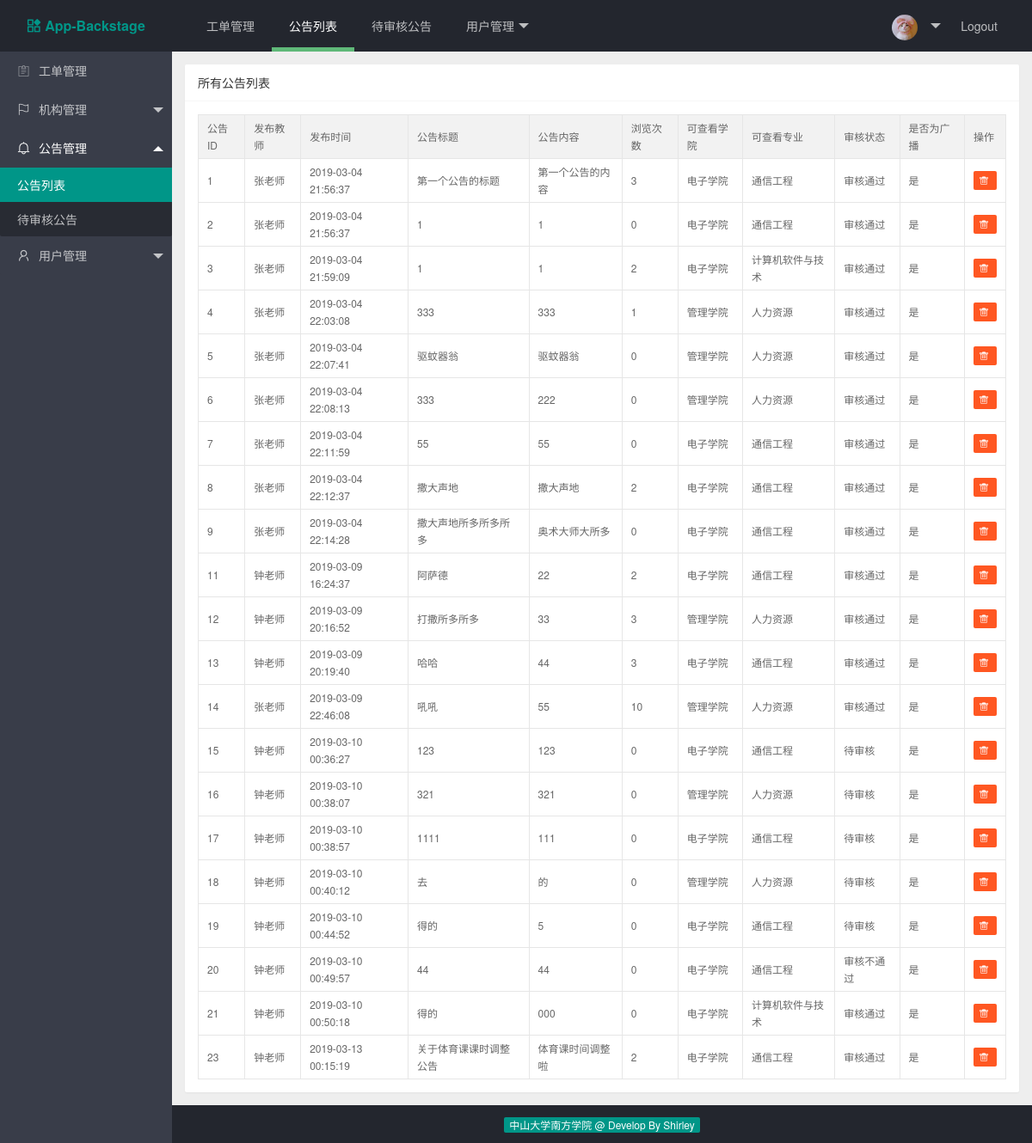
The page /index.php/web/nt_mgt/notice_list on the database its author committed.
### tables this page shows
CREATE TABLE IF NOT EXISTS `notice_tb` (
  `notice_id` int(11) NOT NULL AUTO_INCREMENT COMMENT '公告ID',
  `notice_tea_id` int(11) NOT NULL COMMENT '发布公告教师的ID',
  `notice_time` datetime NOT NULL COMMENT '发布公告的时间',
  `notice_title` varchar(200) NOT NULL DEFAULT '0' COMMENT '公告标题',
  `notice_content` text NOT NULL COMMENT '公告内容',
  `notice_read_times` int(11) NOT NULL DEFAULT '0' COMMENT '公告被浏览次数',
  `college_id` int(11) NOT NULL COMMENT '可查看的学院ID',
  `major_id` int(11) NOT NULL COMMENT '可查看的专业ID',
  `notice_pass_review` int(11) NOT NULL COMMENT '是否通过审核',
  `notice_is_all` int(11) DEFAULT NULL COMMENT '是否发送至全校',
  PRIMARY KEY (`notice_id`)
);

CREATE TABLE IF NOT EXISTS `tea_user_tb` (
  `tea_id` bigint(20) NOT NULL AUTO_INCREMENT COMMENT '教师用户ID',
  `role_id` int(11) NOT NULL DEFAULT '0' COMMENT '角色ID',
  `tea_account` varchar(50) NOT NULL DEFAULT '0' COMMENT '工号，为登录账号',
  `tea_password` varchar(50) NOT NULL DEFAULT '0' COMMENT '登录密码',
  `tea_name` varchar(50) NOT NULL DEFAULT '0' COMMENT '教师姓名',
  `tea_spell` varchar(50) NOT NULL DEFAULT '0' COMMENT '姓名拼音',
  `tea_sex` varchar(50) NOT NULL DEFAULT '0' COMMENT '教师性别',
  `college_id` int(11) DEFAULT NULL COMMENT '学院ID',
  `major_id` int(11) DEFAULT NULL COMMENT '专业ID',
  `tea_phone` varchar(50) DEFAULT NULL COMMENT '电话',
  `tea_course` varchar(200) DEFAULT NULL COMMENT '所有教授课程，以逗号分隔',
  `tea_isInstructor` int(2) DEFAULT NULL COMMENT '是否为辅导员',
  PRIMARY KEY (`tea_id`)
);

CREATE TABLE IF NOT EXISTS `college_info_tb` (
  `college_id` int(11) NOT NULL AUTO_INCREMENT COMMENT '学院id',
  `college_name` varchar(200) NOT NULL COMMENT '学院名称',
  `college_icon` varchar(100) NOT NULL COMMENT '学院图标',
  `college_address` varchar(300) NOT NULL COMMENT '学院地址',
  `college_introduction` varchar(500) NOT NULL COMMENT '学院简介',
  PRIMARY KEY (`college_id`)
);

CREATE TABLE IF NOT EXISTS `major_info_tb` (
  `major_id` int(11) NOT NULL AUTO_INCREMENT COMMENT '专业id',
  `college_id` int(11) NOT NULL COMMENT '所属学院id',
  `major_name` varchar(50) NOT NULL COMMENT '专业名称',
  `major_introduction` varchar(300) NOT NULL COMMENT '专业简介',
  PRIMARY KEY (`major_id`)
);

### application/controllers/web/Notice.php (called while the page is built, shortened)
<?php
class Notice extends CI_Controller {
	public function view($page = 'notice')
	{
		$data['notice_list'] = $this->get_all_notice();
		$this->load->view('common/header');
		$this->load->view('common/navbar');
		$this->load->view('common/sidebar');
		$this->load->view('notice/notice', $data);
		$this->load->view('common/footer');
	}
	public function get_all_notice()
	{
		$this->load->model('web/notice_model');
		$res = $this->notice_model->get_all_notice();
		return $res;
	}
}

### index.php (called while the page is built, shortened)
<?php
require_once BASEPATH.'core/CodeIgniter.php';

### application/models/web/Notice_model.php (called while the page is built, shortened)
<?php
class Notice_model extends CI_Model {
    public static $table_name = 'notice_tb';
    public function get_all_notice()
    {
        $this->db->select('*');
        $this->db->join('college_info_tb','college_info_tb.college_id = notice_tb.college_id');
        $this->db->join('major_info_tb','major_info_tb.major_id = notice_tb.major_id');
        $this->db->join('tea_user_tb','tea_user_tb.tea_id = notice_tb.notice_tea_id');
        $query_res = $this->db->get(self::$table_name);
        return $query_res->result_array();
    }
}

### application/views/notice/notice.php (the view)
<div class="layui-body layui-bg-gray">
    <div style="padding: 15px;" id="notice_list">
        <div class="layui-card">
            <div class="layui-card-header">
                所有公告列表
            </div>
            <div class="layui-card-body">
                <table class="layui-table" lay-size="sm">
                    <colgroup>
                        <col>
                        <col>
                        <col>
                        <col>
                        <col>
                        <col>
                        <col>
                        <col>
                        <col>
                        <col>
                        <col>
                    </colgroup>
                    <thead>
                        <tr>
                            <th>公告ID</th>
                            <th>发布教师</th>
                            <th>发布时间</th>
                            <th>公告标题</th>
                            <th>公告内容</th>
                            <th>浏览次数</th>
                            <th>可查看学院</th>
                            <th>可查看专业</th>
                            <th>审核状态</th>
                            <th>是否为广播</th>
                            <th>操作</th>
                        </tr>
                    </thead>
                    <tbody>
                        <?php foreach ($notice_list as $notice):?>
                            <tr>
                                <td><?php echo $notice['notice_id'];?></td>
                                <td><?php echo $notice['tea_name'];?></td>
                                <td><?php echo $notice['notice_time'];?></td>
                                <td><?php echo $notice['notice_title'];?></td>
                                <td><?php echo $notice['notice_content'];?></td>
                                <td><?php echo $notice['notice_read_times'];?></td>
                                <td><?php echo $notice['college_name'];?></td>
                                <td><?php echo $notice['major_name'];?></td>
                                <td>
                                    <?php
                                        if ($notice['notice_pass_review'] === '0') {
                                            echo '待审核';
                                        } else if ($notice['notice_pass_review'] === '1') {
                                            echo '审核通过';
                                        } else {
                                            echo '审核不通过';
                                        }
                                    ?>
                                </td>
                                <td><?php echo $notice['notice_content'] === '0' ? '否' : '是';?></td>
                                <td>
                                    <a title="点击删除公告" href="<?php echo site_url('web/nt_mgt/delete_notice').'?notice_id='.$notice['notice_id']; ?>"
                                        class="layui-btn layui-btn-danger layui-btn-xs">
                                        <i class="layui-icon">&#xe640;</i>
                                    </a>
                                </td>
                            </tr>
                        <?php endforeach;?>
                    </tbody>
                </table>
            </div>
        </div>
    </div>
</div>

### application/views/common/header.php (shortened to what this page needs)
<!DOCTYPE html>
<html>
<head>
    <link rel="stylesheet" type="text/css" media="screen" href="<?php echo base_url('public/layui/css/layui.css') ?>">
    <link rel="stylesheet" type="text/css" media="screen" href="<?php echo base_url('public/common/css/common.css') ?>">
</head>
<body class="layui-layout-body">
    <div class="layui-layout layui-layout-admin">

### application/views/common/navbar.php (shortened to what this page needs)
<div class="layui-header">
  <div class="layui-logo navber-title"><i class="layui-icon siderbar-icon">&#xe653;</i>App-Backstage</div>
  <ul class="layui-nav layui-layout-left">
    <li class="layui-nav-item <?php echo uri_string() === 'web/order_mgt'? 'layui-this' : '' ?>">
      <a href="<?php echo site_url('web/order_mgt') ?>">工单管理</a>
    </li>
    <li class="layui-nav-item <?php echo uri_string() === 'web/nt_mgt/notice_list'? 'layui-this' : '' ?>">
      <a href="<?php echo site_url('web/nt_mgt/notice_list') ?>">公告列表</a>
    </li>
    <li class="layui-nav-item <?php echo uri_string() === 'web/nt_mgt/unreview_list'? 'layui-this' : '' ?>">
      <a href="<?php echo site_url('web/nt_mgt/unreview_list') ?>">待审核公告</a>
    </li>
    <li class="layui-nav-item <?php echo strpos(uri_string(),'user_mgt')  !== false ? 'layui-this' : '' ?>">
      <a href="javascript:;">用户管理</a>
    </li>
  </ul>
  <ul class="layui-nav layui-layout-right">
    <li class="layui-nav-item">
      <a href="javascript:;">
        <img src="<?php echo base_url('public/common/image/avatar.jpg') ?>" class="layui-nav-img">
      </a>
    </li>
    <li class="layui-nav-item"><a href="<?php echo site_url('web/logout') ?>">Logout</a></li>
  </ul>
</div>

### application/views/common/sidebar.php (shortened to what this page needs)
<div class="layui-side layui-bg-black">
    <div class="layui-side-scroll">
      <ul class="layui-nav layui-nav-tree"  lay-filter="test"  id="sidebar">
        <li class="layui-nav-item <?php echo uri_string() === 'web/order_mgt'? 'layui-this' : '' ?>">
            <a href="<?php echo site_url('web/order_mgt') ?>">
                <i class="layui-icon siderbar-icon">&#xe63c;</i>工单管理
            </a>
        </li>
        <li class="layui-nav-item <?php echo strpos(uri_string(),'org_mgt')  !== false ? 'layui-nav-itemed' : '' ?>">
            <a href="javascript:;"><i class="layui-icon siderbar-icon">&#xe66c;</i>机构管理</a>
        </li>
        <li class="layui-nav-item <?php echo strpos(uri_string(),'nt_mgt')  !== false ? 'layui-nav-itemed' : '' ?>">
            <a href="javascript:;"><i class="layui-icon siderbar-icon">&#xe667;</i>公告管理</a>
            <dl class="layui-nav-child">
                <dd <?php echo strpos(uri_string(),'notice_list')  !== false ? 'class="layui-this"' : '' ?> >
                    <a href="<?php echo site_url('web/nt_mgt/notice_list') ?>">公告列表</a>
                </dd>
                <dd <?php echo strpos(uri_string(),'unreview_list')  !== false ? 'class="layui-this"' : '' ?> >
                    <a href="<?php echo site_url('web/nt_mgt/unreview_list') ?>">待审核公告</a>
                </dd>
            </dl>
        </li>
        <li class="layui-nav-item <?php echo strpos(uri_string(),'user_mgt')  !== false ? 'layui-nav-itemed' : '' ?>">
            <a href="javascript:;"><i class="layui-icon siderbar-icon">&#xe66f;</i>用户管理</a>
        </li>
      </ul>
    </div>
</div>

### application/views/common/footer.php (shortened to what this page needs)
    <div class="layui-footer" style="text-align: center; background-color: #23262E;">
        <span class="layui-badge layui-bg-green">中山大学南方学院 @ Develop By Shirley</span>
    </div>
</div>
</body>
</html>

### public/common/css/common.css (style rules this page uses)
.navber-title { font-size: 15px; font-weight: bold; }
.navber-title i { margin-right: 5px; }
#sidebar .siderbar-icon { font-size: 15px; margin-right: 10px; }

### rows shown on the page
notice_tb: notice_id "1", tea_user_tb.tea_name "张老师", notice_time "2019-03-04 21:56:37", notice_title "第一个公告的标题", notice_content "第一个公告的内容", notice_read_times "3", college.college_name "电子学院", major.major_name "通信工程", notice_pass_review "审核通过", shows "是"
notice_tb: notice_id "2", tea_user_tb.tea_name "张老师", notice_time "2019-03-04 21:56:37", notice_title "1", notice_content "1", notice_read_times "0", college.college_name "电子学院", major.major_name "通信工程", notice_pass_review "审核通过", shows "是"
notice_tb: notice_id "3", tea_user_tb.tea_name "张老师", notice_time "2019-03-04 21:59:09", notice_title "1", notice_content "1", notice_read_times "2", college.college_name "电子学院", major.major_name "计算机软件与技术", notice_pass_review "审核通过", shows "是"
notice_tb: notice_id "4", tea_user_tb.tea_name "张老师", notice_time "2019-03-04 22:03:08", notice_title "333", notice_content "333", notice_read_times "1", college.college_name "管理学院", major.major_name "人力资源", notice_pass_review "审核通过", shows "是"
notice_tb: notice_id "5", tea_user_tb.tea_name "张老师", notice_time "2019-03-04 22:07:41", notice_title "驱蚊器翁", notice_content "驱蚊器翁", notice_read_times "0", college.college_name "管理学院", major.major_name "人力资源", notice_pass_review "审核通过", shows "是"
notice_tb: notice_id "6", tea_user_tb.tea_name "张老师", notice_time "2019-03-04 22:08:13", notice_title "333", notice_content "222", notice_read_times "0", college.college_name "管理学院", major.major_name "人力资源", notice_pass_review "审核通过", shows "是"
notice_tb: notice_id "7", tea_user_tb.tea_name "张老师", notice_time "2019-03-04 22:11:59", notice_title "55", notice_content "55", notice_read_times "0", college.college_name "电子学院", major.major_name "通信工程", notice_pass_review "审核通过", shows "是"
notice_tb: notice_id "8", tea_user_tb.tea_name "张老师", notice_time "2019-03-04 22:12:37", notice_title "撒大声地", notice_content "撒大声地", notice_read_times "2", college.college_name "电子学院", major.major_name "通信工程", notice_pass_review "审核通过", shows "是"
notice_tb: notice_id "9", tea_user_tb.tea_name "张老师", notice_time "2019-03-04 22:14:28", notice_title "撒大声地所多所多所多", notice_content "奥术大师大所多", notice_read_times "0", college.college_name "电子学院", major.major_name "通信工程", notice_pass_review "审核通过", shows "是"
notice_tb: notice_id "11", tea_user_tb.tea_name "钟老师", notice_time "2019-03-09 16:24:37", notice_title "阿萨德", notice_content "22", notice_read_times "2", college.college_name "电子学院", major.major_name "通信工程", notice_pass_review "审核通过", shows "是"
notice_tb: notice_id "12", tea_user_tb.tea_name "钟老师", notice_time "2019-03-09 20:16:52", notice_title "打撒所多所多", notice_content "33", notice_read_times "3", college.college_name "管理学院", major.major_name "人力资源", notice_pass_review "审核通过", shows "是"
notice_tb: notice_id "13", tea_user_tb.tea_name "钟老师", notice_time "2019-03-09 20:19:40", notice_title "哈哈", notice_content "44", notice_read_times "3", college.college_name "电子学院", major.major_name "通信工程", notice_pass_review "审核通过", shows "是"
notice_tb: notice_id "14", tea_user_tb.tea_name "张老师", notice_time "2019-03-09 22:46:08", notice_title "吼吼", notice_content "55", notice_read_times "10", college.college_name "管理学院", major.major_name "人力资源", notice_pass_review "审核通过", shows "是"
notice_tb: notice_id "15", tea_user_tb.tea_name "钟老师", notice_time "2019-03-10 00:36:27", notice_title "123", notice_content "123", notice_read_times "0", college.college_name "电子学院", major.major_name "通信工程", notice_pass_review "待审核", shows "是"
notice_tb: notice_id "16", tea_user_tb.tea_name "钟老师", notice_time "2019-03-10 00:38:07", notice_title "321", notice_content "321", notice_read_times "0", college.college_name "管理学院", major.major_name "人力资源", notice_pass_review "待审核", shows "是"
notice_tb: notice_id "17", tea_user_tb.tea_name "钟老师", notice_time "2019-03-10 00:38:57", notice_title "1111", notice_content "111", notice_read_times "0", college.college_name "电子学院", major.major_name "通信工程", notice_pass_review "待审核", shows "是"
notice_tb: notice_id "18", tea_user_tb.tea_name "钟老师", notice_time "2019-03-10 00:40:12", notice_title "去", notice_content "的", notice_read_times "0", college.college_name "管理学院", major.major_name "人力资源", notice_pass_review "待审核", shows "是"
notice_tb: notice_id "19", tea_user_tb.tea_name "钟老师", notice_time "2019-03-10 00:44:52", notice_title "得的", notice_content "5", notice_read_times "0", college.college_name "电子学院", major.major_name "通信工程", notice_pass_review "待审核", shows "是"
notice_tb: notice_id "20", tea_user_tb.tea_name "钟老师", notice_time "2019-03-10 00:49:57", notice_title "44", notice_content "44", notice_read_times "0", college.college_name "电子学院", major.major_name "通信工程", notice_pass_review "审核不通过", shows "是"
notice_tb: notice_id "21", tea_user_tb.tea_name "钟老师", notice_time "2019-03-10 00:50:18", notice_title "得的", notice_content "000", notice_read_times "0", college.college_name "电子学院", major.major_name "计算机软件与技术", notice_pass_review "审核通过", shows "是"
notice_tb: notice_id "23", tea_user_tb.tea_name "钟老师", notice_time "2019-03-13 00:15:19", notice_title "关于体育课课时调整公告", notice_content "体育课时间调整啦", notice_read_times "2", college.college_name "电子学院", major.major_name "通信工程", notice_pass_review "审核通过", shows "是"
